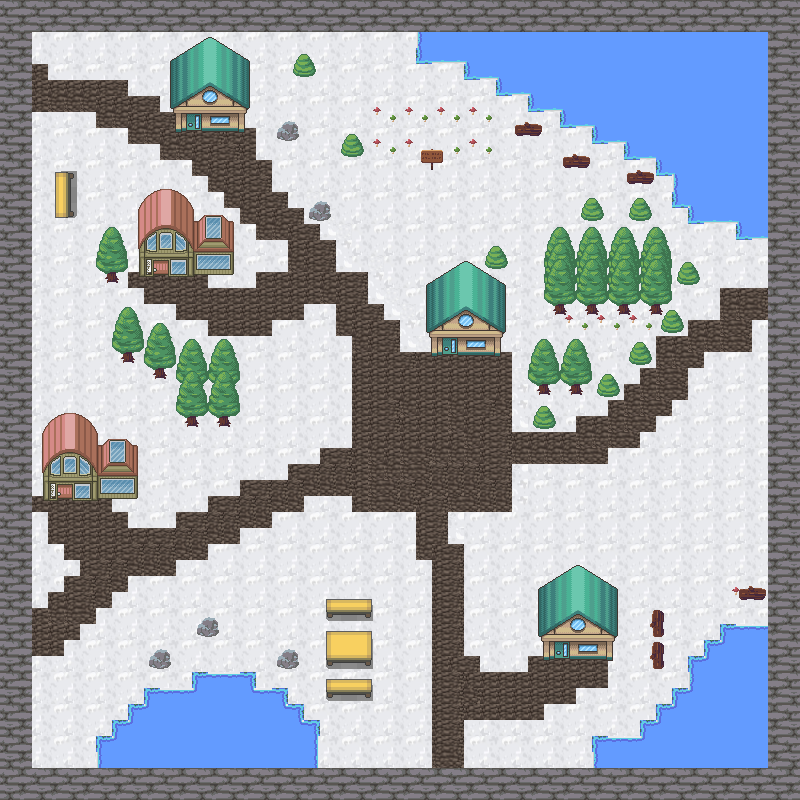

Rendered tile map (Tiled .tmx) drawn with the repository's tilesets; below, a short description and the map source with its tile grids summarised:
An orthogonal 50x50 tile map with 16x16 px tiles, 7 tile layers (background, walls, water, path, ...), 3 tilesets and 88 objects (68x collision, player_1, enter_house_2, exit_house_2, wise1, ...).

<map version="1.9" tiledversion="1.9.2" orientation="orthogonal" renderorder="right-down" width="50" height="50" tilewidth="16" tileheight="16" infinite="0" nextlayerid="13" nextobjectid="125">
 <tileset firstgid="1" source="nature.tsx" />
 <tileset firstgid="721" source="house.tsx" />
 <tileset firstgid="1496" name="donut" tilewidth="16" tileheight="16" tilecount="4" columns="2">
  <image source="donut.png" width="34" height="34" />
 </tileset>
 <layer id="1" name="background" width="50" height="50">
  <data>[2500 cells, 2500 non-empty, 4 distinct tile ids]</data>
 </layer>
 <layer id="2" name="walls" width="50" height="50">
  <data>[2500 cells, 422 non-empty, 14 distinct tile ids]</data>
 </layer>
 <layer id="4" name="water" width="50" height="50">
  <data>[2500 cells, 411 non-empty, 56 distinct tile ids]</data>
 </layer>
 <layer id="3" name="path" width="50" height="50">
  <data>[2500 cells, 470 non-empty, 24 distinct tile ids]</data>
 </layer>
 <layer id="6" name="house" width="50" height="50">
  <data>[2500 cells, 297 non-empty, 131 distinct tile ids]</data>
 </layer>
 <objectgroup id="5" name="Objects">
  <object id="2" class="collision" x="-0.666667" y="0" width="32.6667" height="800" />
  <object id="3" class="collision" x="768" y="0" width="32" height="800" />
  <object id="5" class="collision" x="32" y="0" width="736" height="32" />
  <object id="6" class="collision" x="32" y="768" width="736" height="32" />
  <object id="11" name="player_1" x="429.455" y="462">
   <point />
  </object>
  <object id="12" class="collision" x="112" y="720" width="208" height="48" />
  <object id="13" class="collision" x="129.333" y="704.667" width="175.333" height="14.6667" />
  <object id="14" class="collision" x="144.667" y="688" width="144" height="16.6667" />
  <object id="15" class="collision" x="192" y="671.333" width="64" height="16" />
  <object id="16" class="collision" x="96.6667" y="736" width="16" height="31.3333" />
  <object id="17" class="collision" x="704" y="639.333" width="64" height="128" />
  <object id="18" class="collision" x="720" y="624" width="48" height="16" />
  <object id="19" class="collision" x="592.667" y="736" width="112" height="32" />
  <object id="20" class="collision" x="640" y="720" width="64" height="16" />
  <object id="21" class="collision" x="688.667" y="656.667" width="16" height="64" />
  <object id="22" class="collision" x="656" y="704" width="32" height="16" />
  <object id="23" class="collision" x="672" y="688" width="16" height="16" />
  <object id="24" class="collision" x="560" y="32" width="208" height="96" />
  <object id="25" class="collision" x="416" y="32" width="144" height="32" />
  <object id="26" class="collision" x="464" y="64" width="96" height="16" />
  <object id="27" class="collision" x="496" y="80" width="64" height="16" />
  <object id="28" class="collision" x="528" y="96" width="32" height="16" />
  <object id="29" class="collision" x="736" y="128" width="32" height="112" />
  <object id="30" class="collision" x="592" y="128" width="144" height="16" />
  <object id="31" class="collision" x="672" y="144" width="64" height="64" />
  <object id="32" class="collision" x="624" y="144" width="48" height="16" />
  <object id="33" class="collision" x="656" y="160" width="16" height="16" />
  <object id="34" class="collision" x="688" y="208" width="48" height="16" />
  <object id="35" name="collision3" class="collision" x="43" y="467.333" width="94.3333" height="33.3333" />
  <object id="36" name="collision5" class="collision" x="139.167" y="243.75" width="94.3333" height="33.3333" />
  <object id="37" name="collision2" class="collision" x="431" y="325" width="69.3333" height="31.6667" />
  <object id="38" name="collision1" class="collision" x="175.318" y="101.409" width="69.3333" height="31.6667" />
  <object id="39" name="collision4" class="collision" x="543.333" y="629" width="69.3333" height="31.6667" />
  <object id="40" name="enter_house_2" x="442.545" y="335.637" width="15.8182" height="23.4545" />
  <object id="41" name="exit_house_2" x="440.909" y="372.364">
   <point />
  </object>
  <object id="42" class="collision" x="55.2708" y="172.847" width="11.0542" height="42.2068" />
  <object id="43" class="collision" x="326.6" y="631.092" width="44.2167" height="31.1526" />
  <object id="44" class="collision" x="326.6" y="599.94" width="44.2167" height="12.0591" />
  <object id="45" class="collision" x="325.595" y="678.324" width="44.2167" height="12.0591" />
  <object id="46" class="collision" x="278.364" y="651.191" width="18.0886" height="15.0739" />
  <object id="47" class="collision" x="195.96" y="618.028" width="22.1083" height="18.0886" />
  <object id="48" class="collision" x="149.734" y="650.186" width="19.0936" height="16.0788" />
  <object id="49" class="collision" x="652.196" y="251.231" width="7.03447" height="59.2905" />
  <object id="50" class="collision" x="618.028" y="249.221" width="9.04432" height="63.3102" />
  <object id="51" class="collision" x="585.871" y="244.197" width="11.0542" height="68.3449" />
  <object id="52" class="collision" x="571.494" y="357.76" width="9.21765" height="34.5662" />
  <object id="53" class="collision" x="539.432" y="358.244" width="9.21835" height="33.3768" />
  <object id="54" class="collision" x="555.326" y="243.174" width="7.94685" height="70.568" />
  <object id="55" class="collision" x="421.183" y="150.672" width="19.0724" height="19.7082" />
  <object id="56" class="collision" x="661.814" y="310.881" width="19.3903" height="19.3903" />
  <object id="57" class="collision" x="630.344" y="199.943" width="20.0261" height="19.7082" />
  <object id="58" class="collision" x="582.027" y="199.307" width="20.6618" height="18.7546" />
  <object id="59" class="collision" x="487.301" y="247.306" width="17.4831" height="17.8009" />
  <object id="60" class="collision" x="627.166" y="172.923" width="25.7478" height="10.172" />
  <object id="61" class="collision" x="562.637" y="156.712" width="26.3835" height="9.8541" />
  <object id="62" class="collision" x="515.91" y="124.607" width="23.5227" height="9.53622" />
  <object id="63" class="collision" x="341.079" y="139.547" width="20.6618" height="14.6222" />
  <object id="64" class="collision" x="276.233" y="122.064" width="21.6154" height="17.4831" />
  <object id="65" class="collision" x="309.291" y="201.532" width="20.0261" height="17.4831" />
  <object id="66" class="collision" x="106.488" y="257.478" width="9.8541" height="23.2048" />
  <object id="67" class="collision" x="123.017" y="336.311" width="9.53622" height="24.7942" />
  <object id="68" class="collision" x="155.44" y="349.026" width="7.62898" height="27.3372" />
  <object id="69" class="collision" x="187.546" y="373.184" width="7.94685" height="51.4956" />
  <object id="70" class="collision" x="218.379" y="370.005" width="8.26473" height="54.3565" />
  <object id="72" class="collision" x="652.595" y="643.059" width="9.53622" height="24.1584" />
  <object id="73" class="collision" x="652.913" y="610.636" width="10.172" height="25.4299" />
  </objectgroup>
 <objectgroup id="12" name="Objects 2">
  <!-- 6 objects omitted --></objectgroup>
 <layer id="9" name="Tile Layer 7" width="50" height="50">
  <data>[2500 cells, 0 non-empty, 0 distinct tile ids]</data>
 </layer>
 <layer id="7" name="roof" width="50" height="50">
  <data>[2500 cells, 154 non-empty, 65 distinct tile ids]</data>
 </layer>
</map>
<!-- 22 of 88 objects omitted -->
